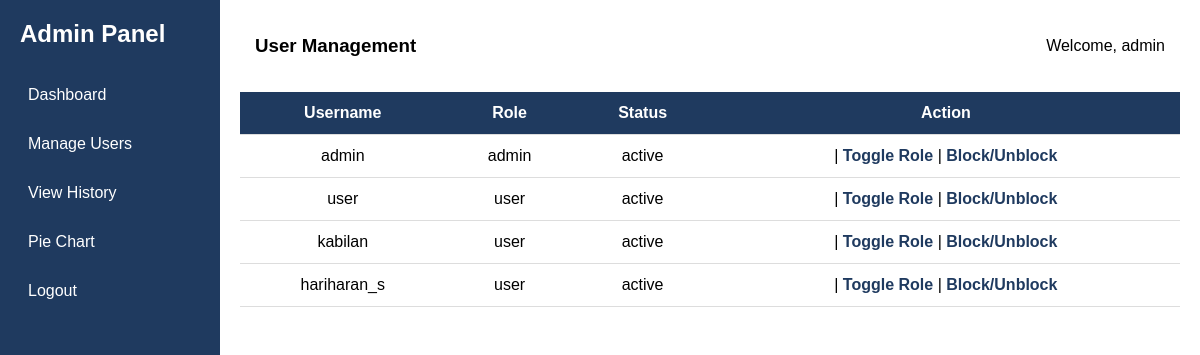
/admin/users (signed in), run on an earlier commit of the app's database.
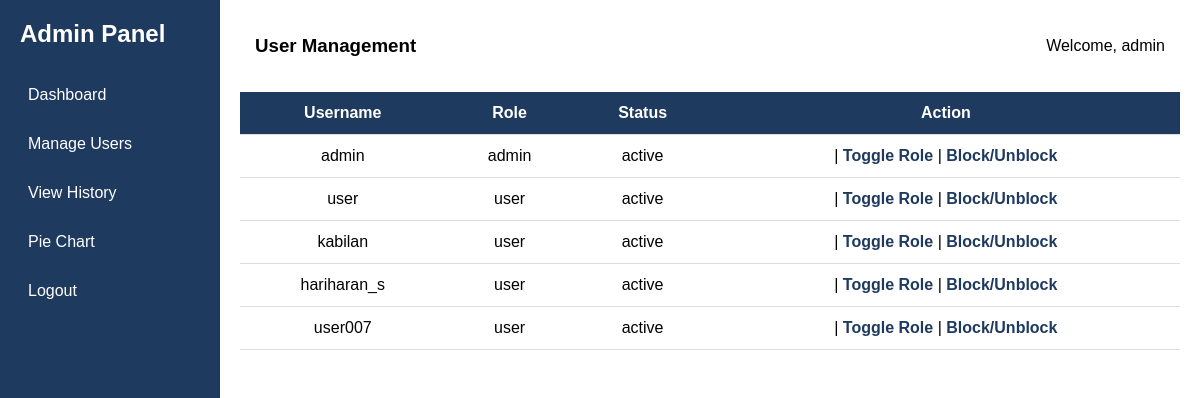
And on a later commit of the database.
### tables this page shows
CREATE TABLE users (
            id INTEGER PRIMARY KEY AUTOINCREMENT,
            fullname TEXT,
            username TEXT UNIQUE,
            password TEXT
        , role TEXT DEFAULT 'user', status TEXT DEFAULT 'pending');

### app.py (the view)
@app.route("/admin/users")
def manage_users():
    if "user" not in session or session.get("role") != "admin":
        return redirect(url_for("login"))
    conn = get_db()
    cur = conn.cursor()
    cur.execute("SELECT id, fullname, username, role, status FROM users")
    users = cur.fetchall()
    conn.close()
    return render_template("manage_users.html", users=users, user=session["user"])

### app.py (called while the page is built)
def get_db():
    return sqlite3.connect("database.db")

### templates/Manage_Users.html (shortened to what this page needs)
<!DOCTYPE html>
<html lang="en">
<head>
    <link rel="stylesheet" href="{{ url_for('static', filename='admin.css') }}">
</head>
<body>
    <div class="sidebar">
    <h2>Admin Panel</h2>
    <a href="{{ url_for('admin_dashboard') }}">Dashboard</a>
    <a href="{{ url_for('manage_users') }}">Manage Users</a>
    <a href="{{ url_for('view_history') }}">View History</a>
    <a href="{{ url_for('charts') }}">Pie Chart</a>
    <a href="{{ url_for('logout') }}">Logout</a>
</div>
    <div class="table-box">
        <div class="topbar">
        <h3>User Management</h3>
        <div class="welcome_text">
        <span >Welcome, {{ user }}</span>
        </div>
    </div>
        <table>
            <tr>
                <th>Username</th>
                <th>Role</th>
                <th>Status</th>
                <th>Action</th>
            </tr>
            {% for u in users %}
            <tr>
                <td>{{ u[2] }}</td>
                <td>{{ u[3] }}</td>
                <td>{{ u[4] }}</td>
                <td>
                    |
                    <a href="/admin/toggle_role/{{ u[0] }}">Toggle Role</a>
                    |
                    <a href="/admin/toggle_block/{{ u[0] }}">Block/Unblock</a>
                </td>
            </tr>
            {% endfor %}
        </table>
    </div>
</body>
</html>

### static/admin.css (style rules this page uses)
* { margin: 0; padding: 0; box-sizing: border-box; font-family: Arial, sans-serif; }
.sidebar { position: fixed; left: 0; top: 0; width: 220px; height: 100vh; background: #1f3a5f; color: #fff; padding: 20px; }
.sidebar h2 { margin-bottom: 30px; }
.sidebar a { display: block; color: #fff; text-decoration: none; margin: 15px 0; }
.topbar { background: #fff; padding: 15px; border-radius: 8px; margin-bottom: 20px; }
.table-box { background: #fff; padding: 20px; border-radius: 10px; }
table { width: 100%; border-collapse: collapse; margin-top: 10px; }
th, td { padding: 12px; border-bottom: 1px solid #ddd; text-align: center; }
th { background: #1f3a5f; color: #fff; }
td a { color: #1f3a5f; text-decoration: none; font-weight: bold; }

### templates/Manage_Users.html (style rules this page uses)
* { margin: 0; padding: 0; box-sizing: border-box; font-family: Arial, sans-serif; }
.sidebar { position: fixed; left: 0; top: 0; width: 220px; height: 100vh; background: #1f3a5f; padding: 20px; }
.sidebar h2 { color: #fff; margin-bottom: 30px; }
.sidebar a { display: block; color: #fff; text-decoration: none; margin: 15px 0; padding: 8px; border-radius: 5px; }
.topbar { background: #fff; padding: 15px; border-radius: 8px; margin-bottom: 20px; display: flex; justify-content: space-between; }
.table-box { background: #fff; padding: 20px; border-radius: 10px; margin-left: 220px; }
table { width: 100%; border-collapse: collapse; }
th, td { padding: 12px; text-align: center; border-bottom: 1px solid #ddd; }
th { background: #1f3a5f; color: #fff; }
td a { color: #1f3a5f; font-weight: bold; text-decoration: none; }
.topbar { display: flex; justify-content: space-between; align-items: center; }
.welcome_text { font-weight: 500; }

What changed in the data, as far as the page shows it:
added users: username "user007", role "user", status "active"
